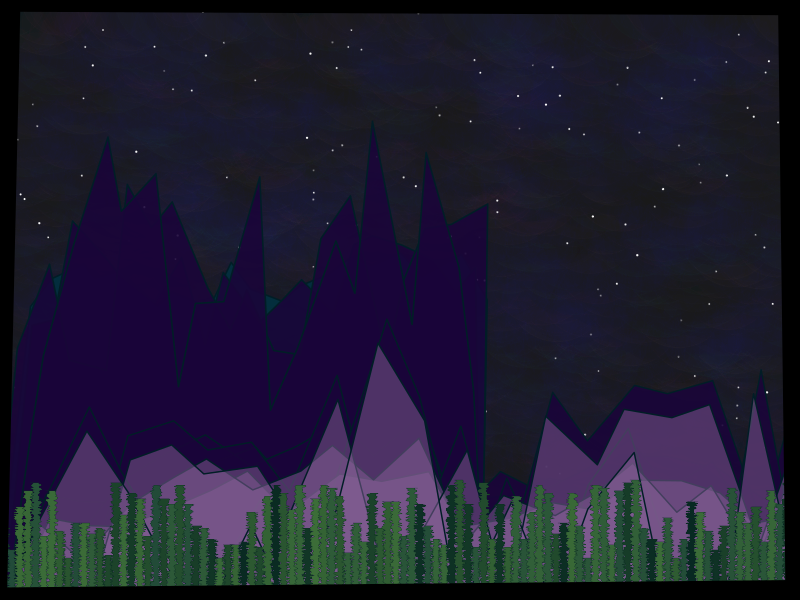

Generate this figure with R:
## ---- chunk 1
#=============================================================================#
#Library Load-in---------------------------------------------------------------
#=============================================================================#
library(dplyr)
library(purrr)
library(ggplot2)

#=============================================================================#
#Data Set-up-------------------------------------------------------------------
#=============================================================================#

#Sky (Nebula) data#
sky <- tibble(x = seq(0,10, length = 100),
              y = seq(0,10, length = 100)) |>
  expand.grid() 

#Setting a color palette for the sky in the background===
sky_pal <- sample(colorRampPalette(c(rep("#000000",3),rep("#1A0539",5), "#c66c92","#836193","#434a73","#439895","#046c8e",rep("#042047",3)))(nrow(sky)))
sky_size <- sample(15:35, nrow(sky), replace = TRUE)

sky_texture <- sky |>
  mutate(color = sky_pal,
         size = sky_size,
         group = "sky")


#====Stars Data====
stars_grid <- tibble(expand.grid(x = seq(0,10, length.out = 100),
                                 y = seq(0,10, length.out = 100))) 

stars <- slice_sample(stars_grid, n = 200) |>
  mutate(group = "stars")


#====Mountains Data/Functions/Palettes====

# Function that creates one set of mountains====
#THIS IS AN OLD FX I'M NOT MAKING THIS MORE EFFICIENT IDC I'M TIRED 🗣 
mountain_ranger <- function(base,height,rows){
  
  #Creating the first foundation the function will build off of==
  foundation <- tibble(x = c(0, base, seq(base,0, length.out = 20)),
                 y = c(0, 0, height, height+sample(seq(-.2,.8,length.out = 100),18, replace = TRUE), 0))
  
  #Creating an empty list to store the data for the generated mountain ranges==
  mountains <- list()
  
  #Using a for-loop to iterate through the data to create the correct number of rows/ranges we want==
  for(i in seq_along(1:rows)){
    mountains[[i]] <- foundation %>%
      mutate(y = abs(y + c(0, 0, i*(sample(seq(-.8,.8,length.out = 100), nrow(foundation) - 3)), 0)),
             group = i)
  }
  
  #Adding the "group" variable to our original foundation that was created earlier==
  foundation <- foundation %>%
    mutate(group = 0)
  
  #Binding the generated mountain data together==
  mountains <- bind_rows(mountains)
  
  #Binding the generated mountain data and the foundation data together into one data frame==
  range <- rbind(foundation,mountains)
  
  #Returning the data frame to the environment==
  return(range)
}

#Using the custom function to make two sets of ranges===
range <- mountain_ranger(6,5,3)
range2 <- mountain_ranger(10,1.8,3)

#Calculating the total amount of ROWS located within EACH group in each set of ranges==
group_n <- nrow(range)/length(unique(range$group))
group_n2 <- nrow(range2)/length(unique(range2$group))

#Calculating the TOTAL number of GROUPS within each set of ranges==
group_total <- length(unique(range$group))
group_total2 <- length(unique(range2$group))

# Colors for the first range data set==
mountain_pal_range <- sort(rep(sample(c("#011d26","#02303f","#1c5a73","#4a748c","#1A0539","#836193"),group_total, 
                                 replace = TRUE), each = group_n))

# Colors for the second range data set==
mountain_pal_range2 <- sort(rep(sample(c("#011d26","#02303f","#1c5a73","#4a748c","#836193",rep("#1A0539",4)),group_total2, 
                                  replace = TRUE), each = group_n2))


#====Trees Data/Functions/Palettes====
#Creating tree options#
x_trans <- seq(0,9.9, by = .1)
y_trans <- sample(seq(-.8,.5, length = 30), length(x_trans), replace = TRUE)
tree_pal <- sample(colorRampPalette(c("#224b39", "#3D6E38", "#082922"))(length(x_trans)))

tree_opts <- list(x_trans, y_trans, tree_pal)

#Creating tree data#
trees <- pmap_df(tree_opts, ~tibble(x = c(0,.1,
                                          rep(.1,100),
                                          .1,0,
                                          rep(0,100)),
                                    y = c(0,0,
                                          seq(0,1.5 + ..2, length = 100),
                                          1.5 + ..2, 1.5 + ..2,
                                          seq(1.5 + ..2,0, length = 100)),
                                    group = "tree_") |>
                   mutate(x = x + ..1,
                          group = paste0(group,..1),
                          fill = ..3))

#====Frame Data====
# Just our x and y limits#
frame <- tibble(x = c(0,10,10,0,0),
                y = c(0,0,10,10,0),
                group = "frame")

#=============================================================================#
#Final Piece-------------------------------------------------------------------
#=============================================================================#

sky_texture  %>%
  ggplot(aes(x=x,y=y, group = group)) +
  theme_void()+
  theme(panel.background = element_rect(fill = "#000000"))+
  geom_point(color = sky_texture$color,
             size = sky_texture$size,
             alpha = .02) +
  geom_point(data = stars, 
             color = "#ffffff",
             position = position_jitter(width =.05, height = .03), 
             alpha = sample(seq(.2,.9, length.out = 1000),nrow(stars), replace = TRUE),
             size = sample(seq(.02,.2, length.out = 1000),nrow(stars), replace = TRUE))+
  geom_polygon(data = range, 
               fill = mountain_pal_range,
               color = "#011D26", 
               linewidth =.56,
               alpha = .9, 
               position = position_jitter(width = .1)) +
  geom_polygon(data = range2, 
               fill = rev(mountain_pal_range2),
               color = "#011D26", 
               linewidth =.5,
               alpha = .9, 
               position = position_jitter(width = .1)) +
  geom_polygon(data = range2, aes(y = y - .4),
               fill = "#836193",
               color = "#011D26", 
               linewidth =.5,
               alpha = .5, 
               position = position_jitter(width = .1)) +
  geom_polygon(data = trees, 
               color = "#082922", 
               linewidth = .1, 
               fill = trees$fill,
               position = position_jitter(width = .03))+
  geom_path(data = frame, 
            color = "#000000", 
            linewidth = 10, 
            position = position_jitter(width = .1, height = .1))+
  coord_cartesian(xlim = c(0,10), ylim = c(0,10), clip = "on",expand = FALSE) 
